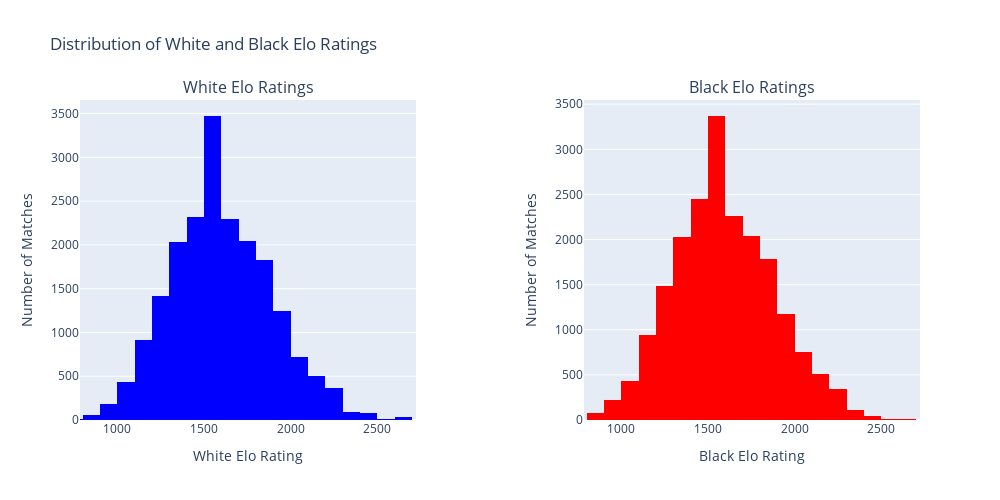

The cell this chart's notebook holds for it:
### Markdown cell above
---
### **Histogram: Distribution of White and Black Elo Ratings**

This visualization presents a side-by-side comparison of the **White Elo Ratings** and **Black Elo Ratings** in the dataset. Each histogram displays the frequency of games played across different Elo ranges for both White and Black players.

**Left Plot (White Elo Ratings)**:
   - Focuses on the frequency of matches based on the Elo ratings of White players.
**Right Plot (Black Elo Ratings)**:
   - Highlights the distribution of Elo ratings for Black players in a similar fashion.

This visualization helps identify:
- The skill level distribution of players in the dataset.
- Any disparities between White and Black players' Elo ratings.
- Patterns in game participation across different Elo ranges.

By comparing the two histograms, we can confirm that the dataset is balanced in terms of skill levels for both White and Black players.

### Code cell
#Histogram: Distribution of White and Black Elo Ratings

df = CSV.copy()

# Find the minimum and maximum Elo ratings for both white and black
min_elo = min(df['white_rating'].min(), df['black_rating'].min())
max_elo = max(df['white_rating'].max(), df['black_rating'].max())

# Create subplots
from plotly.subplots import make_subplots

fig = make_subplots(
    rows=1, cols=2,  # One row, two columns
    subplot_titles=("White Elo Ratings", "Black Elo Ratings"),
    horizontal_spacing=0.2
)

# Histogram for White Elo Ratings
fig.add_trace(
    px.histogram(
        df,
        x='white_rating',
        nbins=30,  # Number of bins for the histogram
        color_discrete_sequence=["blue"],  # Set color
    ).data[0],  # Add the histogram to the first subplot
    row=1, col=1
)

# Histogram for Black Elo Ratings
fig.add_trace(
    px.histogram(
        df,
        x='black_rating',
        nbins=30,  # Number of bins for the histogram
        color_discrete_sequence=["red"],  # Set color
    ).data[0],  # Add the histogram to the second subplot
    row=1, col=2
)

# Update layout for the subplots
fig.update_layout(
    title_text="Distribution of White and Black Elo Ratings",
    width=1000,
    height=500,
    showlegend=False
)

# Update axes
fig.update_xaxes(title_text="White Elo Rating", row=1, col=1, range=[min_elo, max_elo])
fig.update_yaxes(title_text="Number of Matches", row=1, col=1)

fig.update_xaxes(title_text="Black Elo Rating", row=1, col=2, range=[min_elo, max_elo])
fig.update_yaxes(title_text="Number of Matches", row=1, col=2)

# Show the plot
fig.show()

### Figure 1 — Plotly figure (JSON) as saved in the notebook; plotly's stock layout.template omitted (floating-point values rounded to 4 significant figures; data arrays with more than 128 entries replaced by an {"elided": "..."} marker saying what was removed)
{"data": [{"alignmentgroup": "True", "bingroup": "x", "hovertemplate": "white_rating=%{x}<br>count=%{y}<extra></extra>", "legendgroup": "", "marker": {"color": "blue", "pattern": {"shape": ""}}, "name": "", "nbinsx": 30, "offsetgroup": "", "orientation": "v", "showlegend": false, "type": "histogram", "x": {"elided": "20058 int values"}, "xaxis": "x", "yaxis": "y"}, {"alignmentgroup": "True", "bingroup": "x", "hovertemplate": "black_rating=%{x}<br>count=%{y}<extra></extra>", "legendgroup": "", "marker": {"color": "red", "pattern": {"shape": ""}}, "name": "", "nbinsx": 30, "offsetgroup": "", "orientation": "v", "showlegend": false, "type": "histogram", "x": {"elided": "20058 int values"}, "xaxis": "x2", "yaxis": "y2"}], "layout": {"annotations": [{"font": {"size": 16}, "showarrow": false, "text": "White Elo Ratings", "x": 0.2, "xanchor": "center", "xref": "paper", "y": 1, "yanchor": "bottom", "yref": "paper"}, {"font": {"size": 16}, "showarrow": false, "text": "Black Elo Ratings", "x": 0.8, "xanchor": "center", "xref": "paper", "y": 1, "yanchor": "bottom", "yref": "paper"}], "height": 500, "showlegend": false, "title": {"text": "Distribution of White and Black Elo Ratings"}, "width": 1000, "xaxis": {"anchor": "y", "domain": [0, 0.4], "range": [784, 2723], "title": {"text": "White Elo Rating"}}, "xaxis2": {"anchor": "y2", "domain": [0.6, 1], "range": [784, 2723], "title": {"text": "Black Elo Rating"}}, "yaxis": {"anchor": "x", "domain": [0, 1], "title": {"text": "Number of Matches"}}, "yaxis2": {"anchor": "x2", "domain": [0, 1], "title": {"text": "Number of Matches"}}}}
